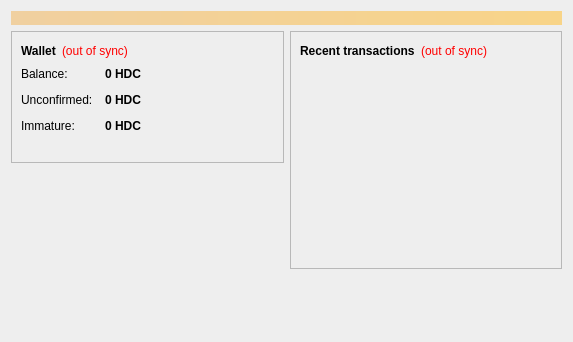
<?xml version="1.0" encoding="UTF-8"?>
<ui version="4.0">
 <class>OverviewPage</class>
 <widget class="QWidget" name="OverviewPage">
  <property name="geometry">
   <rect>
    <x>0</x>
    <y>0</y>
    <width>573</width>
    <height>342</height>
   </rect>
  </property>
  <property name="windowTitle">
   <string>Form</string>
  </property>
  <property name="styleSheet">
   <string notr="true">background-color: rgb(238, 238, 238);
border-top-color: rgb(45, 182, 224);</string>
  </property>
  <layout class="QVBoxLayout" name="topLayout">
   <item>
    <widget class="QLabel" name="labelAlerts">
     <property name="visible">
      <bool>false</bool>
     </property>
     <property name="styleSheet">
      <string notr="true">background-color: qlineargradient(x1: 0, y1: 0, x2: 1, y2: 0, stop:0 #F0D0A0, stop:1 #F8D488); color:#000000;</string>
     </property>
     <property name="wordWrap">
      <bool>true</bool>
     </property>
     <property name="margin">
      <number>3</number>
     </property>
    </widget>
   </item>
   <item>
    <layout class="QHBoxLayout" name="horizontalLayout" stretch="1,1">
     <item>
      <layout class="QVBoxLayout" name="verticalLayout_2">
       <item>
        <widget class="QFrame" name="frame">
         <property name="frameShape">
          <enum>QFrame::StyledPanel</enum>
         </property>
         <property name="frameShadow">
          <enum>QFrame::Raised</enum>
         </property>
         <layout class="QVBoxLayout" name="verticalLayout_4">
          <item>
           <layout class="QHBoxLayout" name="horizontalLayout_4">
            <item>
             <widget class="QLabel" name="label_5">
              <property name="font">
               <font>
                <weight>75</weight>
                <bold>true</bold>
               </font>
              </property>
              <property name="text">
               <string>Wallet</string>
              </property>
             </widget>
            </item>
            <item>
             <widget class="QLabel" name="labelWalletStatus">
              <property name="toolTip">
               <string>&lt;html&gt;&lt;head/&gt;&lt;body&gt;&lt;p&gt;The displayed information may be out of date. Your wallet automatically synchronizes with the huadiecoin network after a connection is established, but this process has not completed yet.&lt;/p&gt;&lt;/body&gt;&lt;/html&gt;</string>
              </property>
              <property name="styleSheet">
               <string notr="true">QLabel { color: red; }</string>
              </property>
              <property name="text">
               <string notr="true">(out of sync)</string>
              </property>
              <property name="alignment">
               <set>Qt::AlignLeading|Qt::AlignLeft|Qt::AlignVCenter</set>
              </property>
             </widget>
            </item>
            <item>
             <spacer name="horizontalSpacer_2">
              <property name="orientation">
               <enum>Qt::Horizontal</enum>
              </property>
              <property name="sizeHint" stdset="0">
               <size>
                <width>40</width>
                <height>20</height>
               </size>
              </property>
             </spacer>
            </item>
           </layout>
          </item>
          <item>
           <layout class="QFormLayout" name="formLayout_2">
            <property name="fieldGrowthPolicy">
             <enum>QFormLayout::AllNonFixedFieldsGrow</enum>
            </property>
            <property name="horizontalSpacing">
             <number>12</number>
            </property>
            <property name="verticalSpacing">
             <number>12</number>
            </property>
            <item row="0" column="0">
             <widget class="QLabel" name="label">
              <property name="text">
               <string>Balance:</string>
              </property>
             </widget>
            </item>
            <item row="0" column="1">
             <widget class="QLabel" name="labelBalance">
              <property name="font">
               <font>
                <weight>75</weight>
                <bold>true</bold>
               </font>
              </property>
              <property name="cursor">
               <cursorShape>IBeamCursor</cursorShape>
              </property>
              <property name="toolTip">
               <string>Your current balance</string>
              </property>
              <property name="text">
               <string notr="true">0 HDC</string>
              </property>
              <property name="textInteractionFlags">
               <set>Qt::LinksAccessibleByMouse|Qt::TextSelectableByKeyboard|Qt::TextSelectableByMouse</set>
              </property>
             </widget>
            </item>
            <item row="1" column="0">
             <widget class="QLabel" name="label_3">
              <property name="text">
               <string>Unconfirmed:</string>
              </property>
             </widget>
            </item>
            <item row="1" column="1">
             <widget class="QLabel" name="labelUnconfirmed">
              <property name="font">
               <font>
                <weight>75</weight>
                <bold>true</bold>
               </font>
              </property>
              <property name="cursor">
               <cursorShape>IBeamCursor</cursorShape>
              </property>
              <property name="toolTip">
               <string>Total of transactions that have yet to be confirmed, and do not yet count toward the current balance</string>
              </property>
              <property name="text">
               <string notr="true">0 HDC</string>
              </property>
              <property name="textInteractionFlags">
               <set>Qt::LinksAccessibleByMouse|Qt::TextSelectableByKeyboard|Qt::TextSelectableByMouse</set>
              </property>
             </widget>
            </item>
            <item row="2" column="0">
             <widget class="QLabel" name="labelImmatureText">
              <property name="text">
               <string>Immature:</string>
              </property>
             </widget>
            </item>
            <item row="2" column="1">
             <widget class="QLabel" name="labelImmature">
              <property name="font">
               <font>
                <weight>75</weight>
                <bold>true</bold>
               </font>
              </property>
              <property name="toolTip">
               <string>Mined balance that has not yet matured</string>
              </property>
              <property name="text">
               <string notr="true">0 HDC</string>
              </property>
              <property name="textInteractionFlags">
               <set>Qt::LinksAccessibleByMouse|Qt::TextSelectableByKeyboard|Qt::TextSelectableByMouse</set>
              </property>
             </widget>
            </item>
           </layout>
          </item>
          <item>
           <widget class="QLabel" name="label_wallet_bgcoin">
            <property name="text">
             <string/>
            </property>
            <property name="pixmap">
             <pixmap resource="../bitcoin.qrc">:/images/wallet_bgcoin</pixmap>
            </property>
            <property name="scaledContents">
             <bool>false</bool>
            </property>
            <property name="alignment">
             <set>Qt::AlignCenter</set>
            </property>
            <property name="margin">
             <number>-2</number>
            </property>
           </widget>
          </item>
         </layout>
        </widget>
       </item>
       <item>
        <spacer name="verticalSpacer">
         <property name="orientation">
          <enum>Qt::Vertical</enum>
         </property>
         <property name="sizeHint" stdset="0">
          <size>
           <width>20</width>
           <height>40</height>
          </size>
         </property>
        </spacer>
       </item>
      </layout>
     </item>
     <item>
      <layout class="QVBoxLayout" name="verticalLayout_3">
       <item>
        <widget class="QFrame" name="frame_2">
         <property name="frameShape">
          <enum>QFrame::StyledPanel</enum>
         </property>
         <property name="frameShadow">
          <enum>QFrame::Raised</enum>
         </property>
         <layout class="QVBoxLayout" name="verticalLayout">
          <item>
           <layout class="QHBoxLayout" name="horizontalLayout_2">
            <item>
             <widget class="QLabel" name="label_4">
              <property name="text">
               <string>&lt;b&gt;Recent transactions&lt;/b&gt;</string>
              </property>
             </widget>
            </item>
            <item>
             <widget class="QLabel" name="labelTransactionsStatus">
              <property name="toolTip">
               <string>&lt;html&gt;&lt;head/&gt;&lt;body&gt;&lt;p&gt;The displayed information may be out of date. Your wallet automatically synchronizes with the huadiecoin network after a connection is established, but this process has not completed yet.&lt;/p&gt;&lt;/body&gt;&lt;/html&gt;</string>
              </property>
              <property name="styleSheet">
               <string notr="true">QLabel { color: red; }</string>
              </property>
              <property name="text">
               <string notr="true">(out of sync)</string>
              </property>
              <property name="alignment">
               <set>Qt::AlignRight|Qt::AlignTrailing|Qt::AlignVCenter</set>
              </property>
             </widget>
            </item>
            <item>
             <spacer name="horizontalSpacer">
              <property name="orientation">
               <enum>Qt::Horizontal</enum>
              </property>
              <property name="sizeHint" stdset="0">
               <size>
                <width>40</width>
                <height>20</height>
               </size>
              </property>
             </spacer>
            </item>
           </layout>
          </item>
          <item>
           <widget class="QListView" name="listTransactions">
            <property name="styleSheet">
             <string notr="true">QListView { background: transparent; }</string>
            </property>
            <property name="frameShape">
             <enum>QFrame::NoFrame</enum>
            </property>
            <property name="verticalScrollBarPolicy">
             <enum>Qt::ScrollBarAlwaysOff</enum>
            </property>
            <property name="horizontalScrollBarPolicy">
             <enum>Qt::ScrollBarAlwaysOff</enum>
            </property>
            <property name="selectionMode">
             <enum>QAbstractItemView::NoSelection</enum>
            </property>
           </widget>
          </item>
         </layout>
        </widget>
       </item>
       <item>
        <spacer name="verticalSpacer_2">
         <property name="orientation">
          <enum>Qt::Vertical</enum>
         </property>
         <property name="sizeHint" stdset="0">
          <size>
           <width>20</width>
           <height>40</height>
          </size>
         </property>
        </spacer>
       </item>
      </layout>
     </item>
    </layout>
   </item>
  </layout>
 </widget>
 <resources>
  <include location="../bitcoin.qrc"/>
 </resources>
 <connections/>
</ui>
